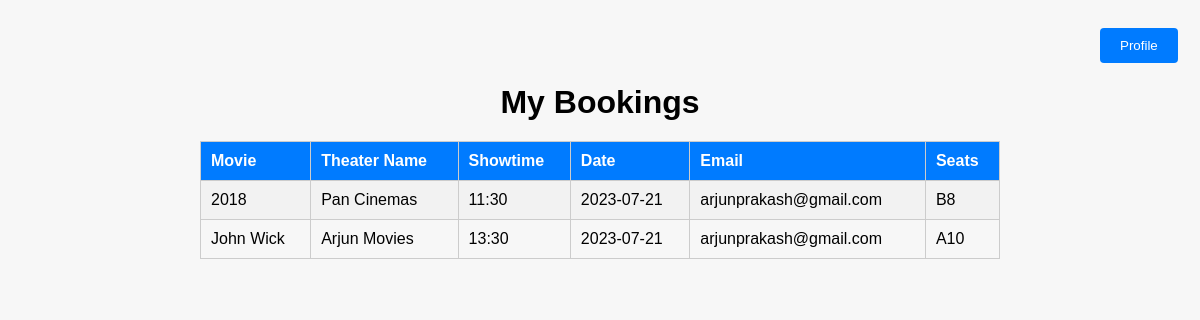
/ubookings.php (signed in), run on the app's committed database.
### tables this page shows
CREATE TABLE `bookings` (
  `id` int(11) NOT NULL,
  `movie_id` int(11) DEFAULT NULL,
  `theater_name` varchar(255) DEFAULT NULL,
  `showtime` varchar(50) DEFAULT NULL,
  `date` varchar(50) DEFAULT NULL,
  `card_holder_name` varchar(255) DEFAULT NULL,
  `card_number` varchar(255) DEFAULT NULL,
  `expiry_month` varchar(2) DEFAULT NULL,
  `expiry_year` varchar(4) DEFAULT NULL,
  `cvv` varchar(300) DEFAULT NULL,
  `email` varchar(255) DEFAULT NULL,
  `selected_seats` varchar(255) DEFAULT NULL,
  `timestamp` timestamp NOT NULL DEFAULT current_timestamp()
);

CREATE TABLE `movies` (
  `m_id` int(30) NOT NULL,
  `name` varchar(30) NOT NULL,
  `language` varchar(30) NOT NULL,
  `duration_h` varchar(30) NOT NULL,
  `duration_m` varchar(30) NOT NULL,
  `censor_rating` varchar(30) NOT NULL,
  `fname` varchar(30) NOT NULL,
  `coming_soon` int(1) NOT NULL
);

### ubookings.php (the view, shortened to what this page needs)
<!DOCTYPE html>
<html lang="en">
<head>
</head>
<body>
  <div class="container">
    <div class="profile-dropdown">
      <button class="profile-button">Profile</button>
    </div>
    <?php
    $servername = "localhost";
    $username = "root";
    $password = "";
    $dbname = "ticketflix";
    $conn = new mysqli($servername, $username, $password, $dbname);
    $email = $_SESSION['username'];
    $sql = "SELECT * FROM bookings WHERE email = '$email' order by id desc";
    $result = $conn->query($sql);
    ?>
    <h1>My Bookings</h1>
    <?php
    if ($result->num_rows > 0) {
      echo "<table>
              <tr>
                <th>Movie</th>
                <th>Theater Name</th>
                <th>Showtime</th>
                <th>Date</th>
                <th>Email</th>
                <th> Seats</th>
              </tr>";
      while ($row = $result->fetch_assoc()) {
        $midd = $row['movie_id'];
        $sq = "select*from movies where m_id ='$midd'";
        $re = $conn->query($sq);
        $ro = mysqli_fetch_assoc($re);
        echo "<tr>
                <td>" . $ro['name'] . "</td>
                <td>" . $row['theater_name'] . "</td>
                <td>" . $row['showtime'] . "</td>
                <td>" . $row['date'] . "</td>
                <td>" . $row['email'] . "</td>
                <td>" . $row['selected_seats'] . "</td>
              </tr>";
      }
      echo "</table>";
    } else {
      echo "<p>No bookings found.</p>";
    }
    ?>
  </div>
</body>
</html>

### ubookings.php (style rules this page uses)
body { font-family: Arial, sans-serif; background-color: #f7f7f7; }
.container { max-width: 800px; margin: 0 auto; padding: 20px; }
h1 { text-align: center; margin-bottom: 20px; }
table { width: 100%; border-collapse: collapse; margin-bottom: 20px; }
th, td { padding: 10px; border: 1px solid #ccc; }
th { background-color: #007bff; color: #fff; text-align: left; }
tr:nth-child(even) { background-color: #f2f2f2; }
.profile-dropdown { position: relative; display: inline-block; margin-left: 900px; }
.profile-dropdown .profile-button { background-color: #007bff; color: #fff; padding: 10px 20px; border: none; border-radius: 4px; cursor: pointer; transition: background-color 0.3s ease; }

### data on the page
bookings: movie.name "2018", theater_name "Pan Cinemas", showtime "11:30", date "2023-07-21", email "arjunprakash@gmail.com", selected_seats "B8"
bookings: movie.name "John Wick", theater_name "Arjun Movies", showtime "13:30", date "2023-07-21", email "arjunprakash@gmail.com", selected_seats "A10"
